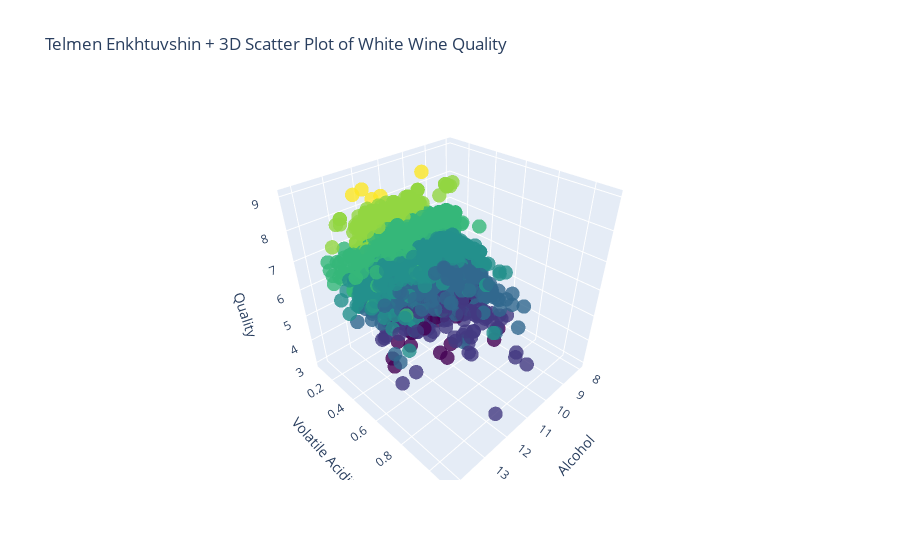

The notebook cell saved with this chart:
### Markdown cell above
# Interactive Scatter Plot with White Wine Quality, Alchohol, and Volatile Acidity

### Code cell
import plotly.graph_objects as go

fig = go.Figure(data=[go.Scatter3d(
    x=df_white['alcohol'],
    y=df_white['volatile acidity'],
    z=df_white['quality'],
    mode='markers',
    marker=dict(
        size=5,
        color=df_white['quality'],  # Optional: color by quality
        colorscale='Viridis',
        opacity=0.8
    )
)])
fig.update_layout(
    scene=dict(
        xaxis_title='Alcohol',
        yaxis_title='Volatile Acidity',
        zaxis_title='Quality'
    ),
    title='Telmen Enkhtuvshin + 3D Scatter Plot of White Wine Quality'
)
fig.show()
# Save the plot as an image file
plt.savefig('Telmen_Enkhtuvshin+3DScatter_plot.png', dpi=300, bbox_inches='tight')

### Figure 1 — Plotly figure (JSON) as saved in the notebook; plotly's stock layout.template omitted (floating-point values rounded to 4 significant figures; data arrays with more than 128 entries replaced by an {"elided": "..."} marker saying what was removed)
{"data": [{"marker": {"color": {"elided": "4898 int values"}, "colorscale": [[0, "#440154"], [0.1111, "#482878"], [0.2222, "#3e4989"], [0.3333, "#31688e"], [0.4444, "#26828e"], [0.5556, "#1f9e89"], [0.6667, "#35b779"], [0.7778, "#6ece58"], [0.8889, "#b5de2b"], [1, "#fde725"]], "opacity": 0.8, "size": 5}, "mode": "markers", "type": "scatter3d", "x": {"elided": "4898 float values"}, "y": {"elided": "4898 float values"}, "z": {"elided": "4898 int values"}}], "layout": {"scene": {"xaxis": {"title": {"text": "Alcohol"}}, "yaxis": {"title": {"text": "Volatile Acidity"}}, "zaxis": {"title": {"text": "Quality"}}}, "title": {"text": "Telmen Enkhtuvshin + 3D Scatter Plot of White Wine Quality"}}}
